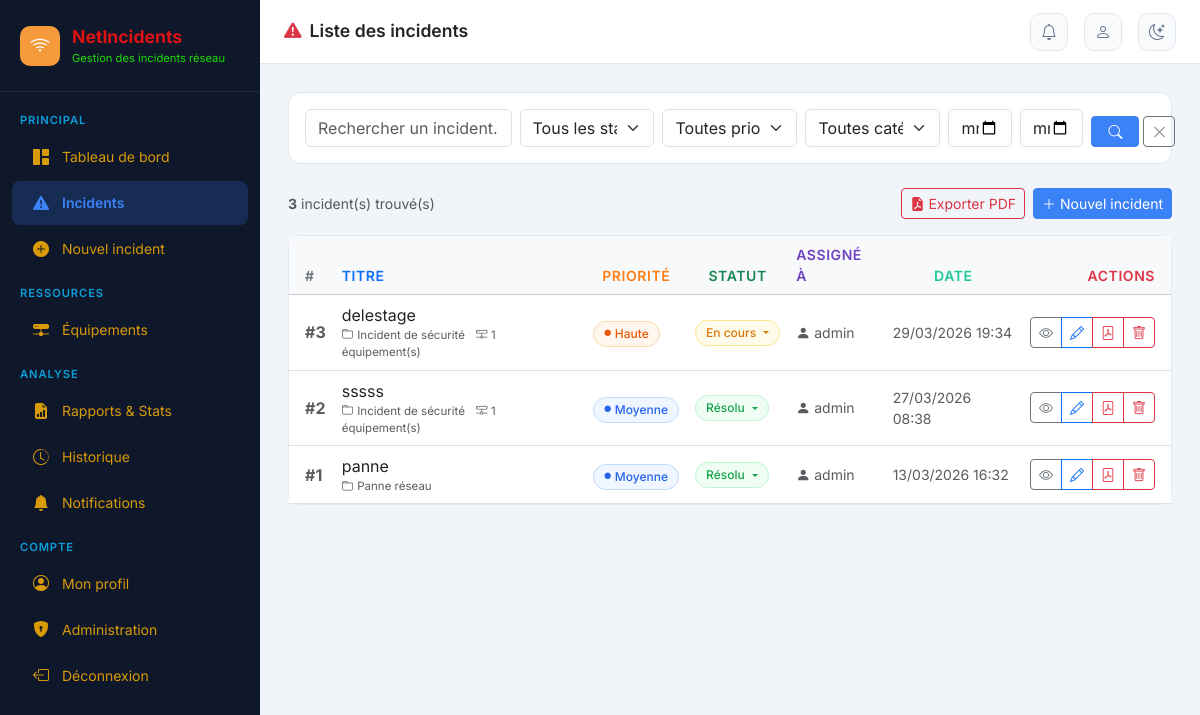
/incidents/ (signed in), run on an earlier commit of the app's database.
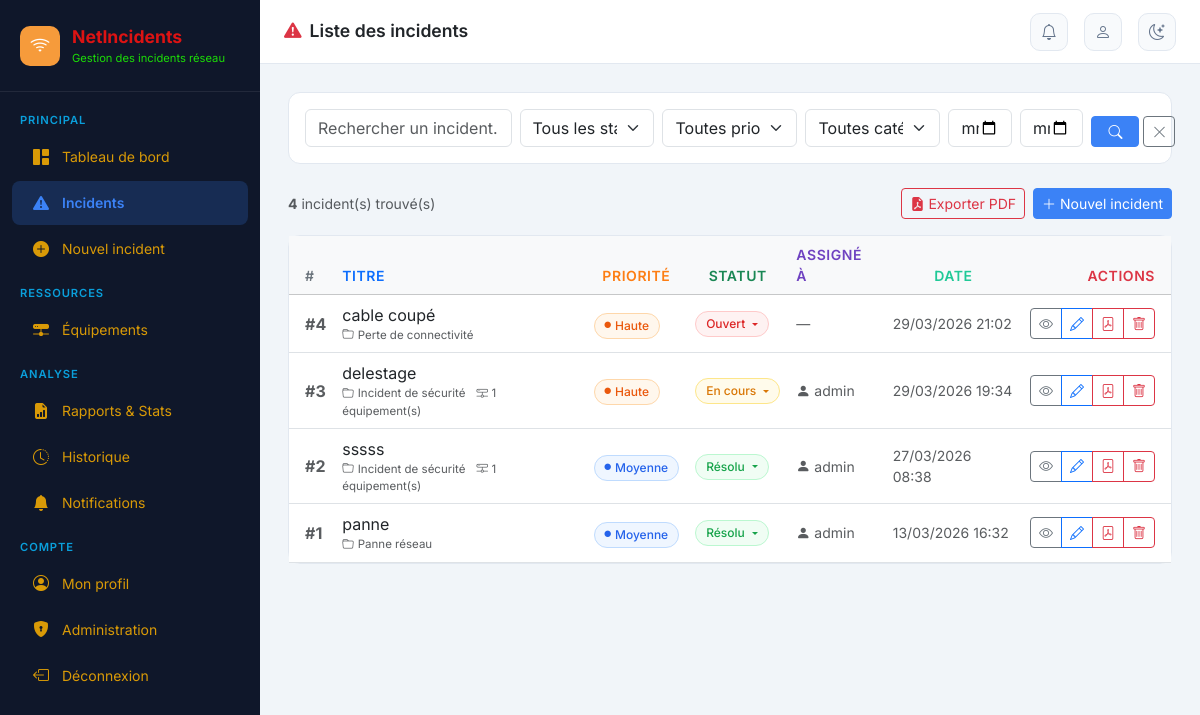
And on a later commit of the database.
### incidents/models.py (models this page shows, shortened)
class Incident(models.Model):
    PRIORITE = [
        ('critique', 'Critique'),
        ('haute', 'Haute'),
        ('moyenne', 'Moyenne'),
        ('basse', 'Basse'),
    ]
    STATUT = [
        ('ouvert', 'Ouvert'),
        ('en_cours', 'En cours'),
        ('resolu', 'Résolu'),
        ('ferme', 'Fermé'),
    ]
    CATEGORIE = [
        ('panne_reseau', 'Panne réseau'),
        ('lenteur', 'Lenteur / Dégradation'),
        ('securite', 'Incident de sécurité'),
        ('configuration', 'Erreur de configuration'),
        ('materiel', 'Défaillance matérielle'),
        ('logiciel', 'Incident logiciel'),
        ('connectivite', 'Perte de connectivité'),
        ('autre', 'Autre'),
    ]
    titre = models.CharField(max_length=200, verbose_name="Titre")
    description = models.TextField(verbose_name="Description")
    categorie = models.CharField(max_length=30, choices=CATEGORIE, default='autre', verbose_name="Catégorie")
    priorite = models.CharField(max_length=20, choices=PRIORITE, default='moyenne', verbose_name="Priorité")
    statut = models.CharField(max_length=20, choices=STATUT, default='ouvert', verbose_name="Statut")
    equipements = models.ManyToManyField(Equipement, blank=True, verbose_name="Équipements concernés")
    date_creation = models.DateTimeField(auto_now_add=True, verbose_name="Date de création")
    date_modification = models.DateTimeField(auto_now=True, verbose_name="Dernière modification")
    date_resolution = models.DateTimeField(null=True, blank=True, verbose_name="Date de résolution")
    date_fermeture = models.DateTimeField(null=True, blank=True, verbose_name="Date de fermeture")
    cree_par = models.ForeignKey(
        User, on_delete=models.SET_NULL, null=True,
        related_name='incidents_crees', verbose_name="Créé par"
    )
    assigne_a = models.ForeignKey(
        User, on_delete=models.SET_NULL, null=True, blank=True,
        related_name='incidents_assignes', verbose_name="Assigné à"
    )
    impact = models.TextField(blank=True, verbose_name="Impact métier")
    cause_racine = models.TextField(blank=True, verbose_name="Cause racine")
    solution_appliquee = models.TextField(blank=True, verbose_name="Solution appliquée")
    class Meta:
        verbose_name = "Incident"
        verbose_name_plural = "Incidents"
        ordering = ['-date_creation']

### incidents/views.py (the view)
# urls.py: path('incidents/', views.liste_incidents, name='liste_incidents'),
@login_required
def liste_incidents(request):
    form_filtre = FiltreIncidentForm(request.GET)
    qs = Incident.objects.select_related('cree_par', 'assigne_a').prefetch_related('equipements')
    if form_filtre.is_valid():
        data = form_filtre.cleaned_data
        if data.get('recherche'):
            q = data['recherche']
            qs = qs.filter(Q(titre__icontains=q) | Q(description__icontains=q))
        if data.get('statut'):
            qs = qs.filter(statut=data['statut'])
        if data.get('priorite'):
            qs = qs.filter(priorite=data['priorite'])
        if data.get('categorie'):
            qs = qs.filter(categorie=data['categorie'])
        if data.get('date_debut'):
            qs = qs.filter(date_creation__date__gte=data['date_debut'])
        if data.get('date_fin'):
            qs = qs.filter(date_creation__date__lte=data['date_fin'])
    tri = request.GET.get('tri', '-date_creation')
    qs = qs.order_by(tri)
    paginator = Paginator(qs, 15)
    page_obj = paginator.get_page(request.GET.get('page'))
    nb_notifs = Notification.objects.filter(utilisateur=request.user, lue=False).count()
    return render(request, 'incidents/liste_incidents.html', {
        'page_obj': page_obj,
        'form_filtre': form_filtre,
        'tri': tri,
        'nb_notifs': nb_notifs,
    })

### incidents/forms.py
class FiltreIncidentForm(forms.Form):
    recherche = forms.CharField(
        required=False,
        widget=forms.TextInput(attrs={
            'class': 'form-control',
            'placeholder': 'Rechercher un incident...'
        })
    )
    statut = forms.ChoiceField(
        required=False,
        choices=[('', 'Tous les statuts')] + Incident.STATUT,
        widget=forms.Select(attrs={'class': 'form-select'})
    )
    priorite = forms.ChoiceField(
        required=False,
        choices=[('', 'Toutes priorités')] + Incident.PRIORITE,
        widget=forms.Select(attrs={'class': 'form-select'})
    )
    categorie = forms.ChoiceField(
        required=False,
        choices=[('', 'Toutes catégories')] + Incident.CATEGORIE,
        widget=forms.Select(attrs={'class': 'form-select'})
    )
    date_debut = forms.DateField(
        required=False,
        widget=forms.DateInput(attrs={'class': 'form-control', 'type': 'date'})
    )
    date_fin = forms.DateField(
        required=False,
        widget=forms.DateInput(attrs={'class': 'form-control', 'type': 'date'})
    )

### incidents/templates/incidents/liste_incidents.html (shortened to what the changed rows need)
{% extends 'incidents/base.html' %}
{% block content %}
<div class="d-flex justify-content-between align-items-center mb-3">
  <div class="text-muted small">
    <strong>{{ page_obj.paginator.count }}</strong> incident(s) trouvé(s)
  </div>
</div>
<div class="card">
  <div class="card-body p-0">
    <div class="table-responsive">
      <table class="table table-hover align-middle mb-0">
        <thead class="table-light">
          <tr>
           <th class="ps-3" style="font-weight:600; font-size:14px; color:#6c757d;">
  <a href="?{% if tri == 'id' %}-{% endif %}id&{{ request.GET.urlencode }}"
     style="text-decoration:none; color:#6c757d;">
    #
  </a>
</th>
<th style="font-weight:600; font-size:14px; color:#0d6efd;">
  <a href="?{% if tri == 'titre' %}-{% endif %}titre&{{ request.GET.urlencode }}"
     style="text-decoration:none; color:#0d6efd;">
    Titre
  </a>
</th>
<th style="font-weight:600; font-size:14px; color:#fd7e14; text-align:center;">
  <a href="?{% if tri == 'priorite' %}-{% endif %}priorite&{{ request.GET.urlencode }}"
     style="text-decoration:none; color:#fd7e14;">
    Priorité
  </a>
</th>
<th style="font-weight:600; font-size:14px; color:#198754; text-align:center;">
  <a href="?{% if tri == 'statut' %}-{% endif %}statut&{{ request.GET.urlencode }}"
     style="text-decoration:none; color:#198754;">
    Statut
  </a>
</th>
<th style="font-weight:600; font-size:14px; color:#6f42c1;">
  Assigné à
</th>
<th style="font-weight:600; font-size:14px; color:#20c997; text-align:center;">
  <a href="?{% if tri == 'date_creation' %}-{% endif %}date_creation&{{ request.GET.urlencode }}"
     style="text-decoration:none; color:#20c997;">
    Date
  </a>
</th>
<th class="text-end pe-3" style="font-weight:600; font-size:14px; color:#dc3545;">
  Actions
</th>
          </tr>
        </thead>
        <tbody>
          {% for inc in page_obj %}
          <tr>
            <td class="ps-3 fw-bold text-muted">#{{ inc.id }}</td>
            <td style="max-width:320px">
              <a href="{% url 'detail_incident' inc.pk %}" class="text-decoration-none text-dark fw-500">
                {{ inc.titre|truncatechars:55 }}
              </a>
              <div class="text-muted" style="font-size:.72rem">
                <i class="bi bi-folder me-1"></i>{{ inc.get_categorie_display }}
                {% if inc.equipements.exists %}
                <span class="ms-2">
                  <i class="bi bi-hdd-network"></i> {{ inc.equipements.count }} équipement(s)
                </span>
                {% endif %}
              </div>
            </td>
            <td>
              <span class="incident-badge badge-{{ inc.priorite }}">
                <i class="bi bi-circle-fill" style="font-size:.4rem"></i>
                {{ inc.get_priorite_display }}
              </span>
            </td>
            <td>
              <div class="dropdown">
                <span class="incident-badge badge-{{ inc.statut }} dropdown-toggle" role="button"
                      data-bs-toggle="dropdown" style="cursor:pointer"
                      title="Cliquer pour changer le statut">
                  {{ inc.get_statut_display }}
                </span>
              </div>
            </td>
            <td class="text-muted small">
              {% if inc.assigne_a %}
                <i class="bi bi-person-fill me-1"></i>{{ inc.assigne_a.username }}
              {% else %}
                <span class="text-muted">—</span>
              {% endif %}
            </td>
            <td class="text-muted small">{{ inc.date_creation|date:"d/m/Y H:i" }}</td>
            <td class="text-end pe-3">
              <div class="btn-group btn-group-sm">
                <a href="{% url 'detail_incident' inc.pk %}" class="btn btn-outline-secondary" title="Détail"><i class="bi bi-eye"></i></a>
                <a href="{% url 'modifier_incident' inc.pk %}" class="btn btn-outline-primary" title="Modifier"><i class="bi bi-pencil"></i></a>
                <a href="{% url 'rapport_pdf_incident' inc.pk %}" class="btn btn-outline-danger" title="PDF"><i class="bi bi-file-pdf"></i></a>
                <a href="{% url 'supprimer_incident' inc.pk %}" class="btn btn-outline-danger" title="Supprimer"
                   onclick="return confirm('Supprimer cet incident ?')"><i class="bi bi-trash"></i></a>
              </div>
            </td>
          </tr>
          {% endfor %}
        </tbody>
      </table>
    </div>
  </div>
</div>
{% endblock %}

What changed in the data, as far as the page shows it:
added Incident: id "4", titre "cable coupé", categorie "Perte de connectivité", priorite "Haute", statut "Ouvert", date_creation "29/03/2026 21:02"
Also different on the page:
{{ page_obj.paginator.count }}: "3" → "4"
